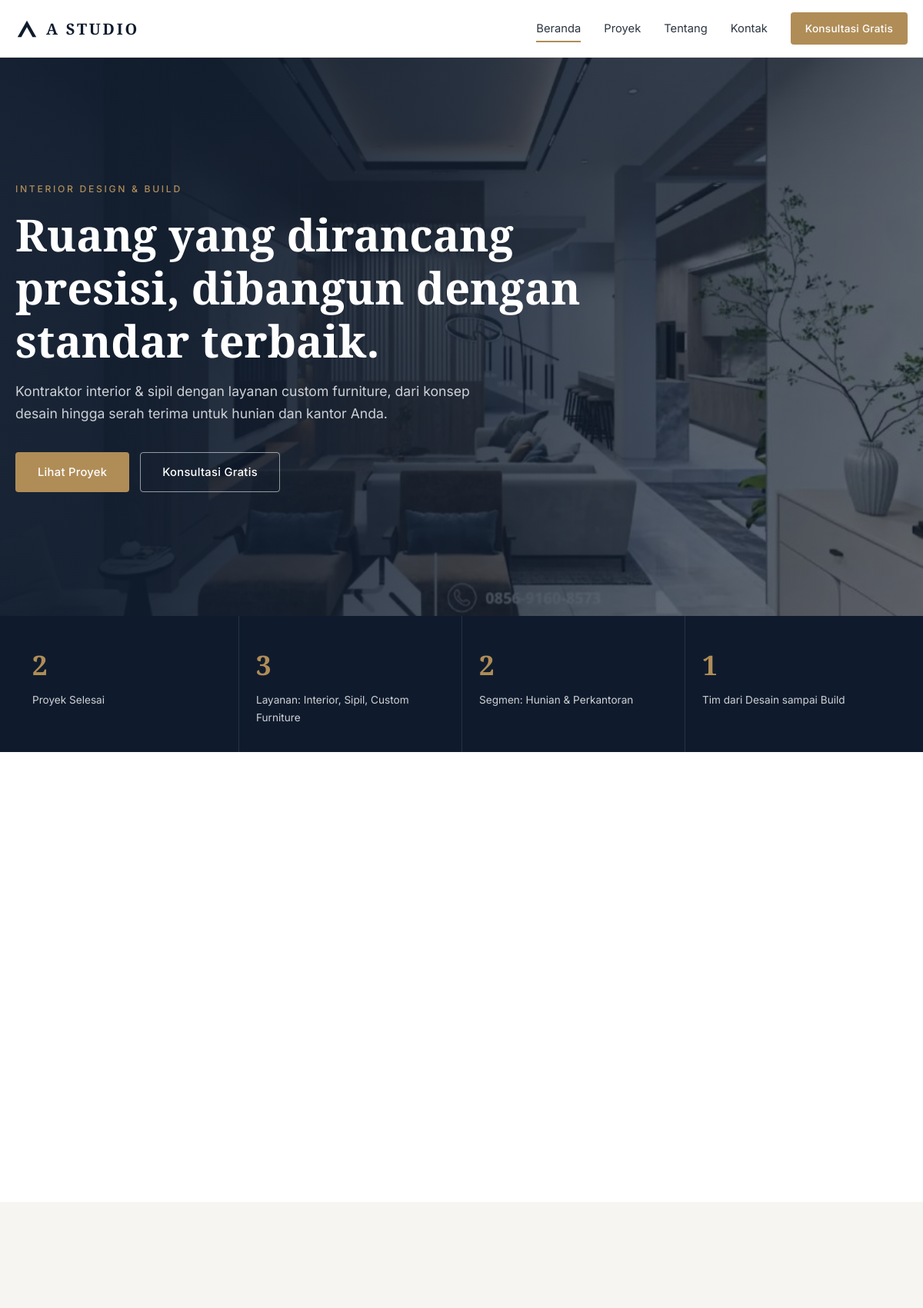
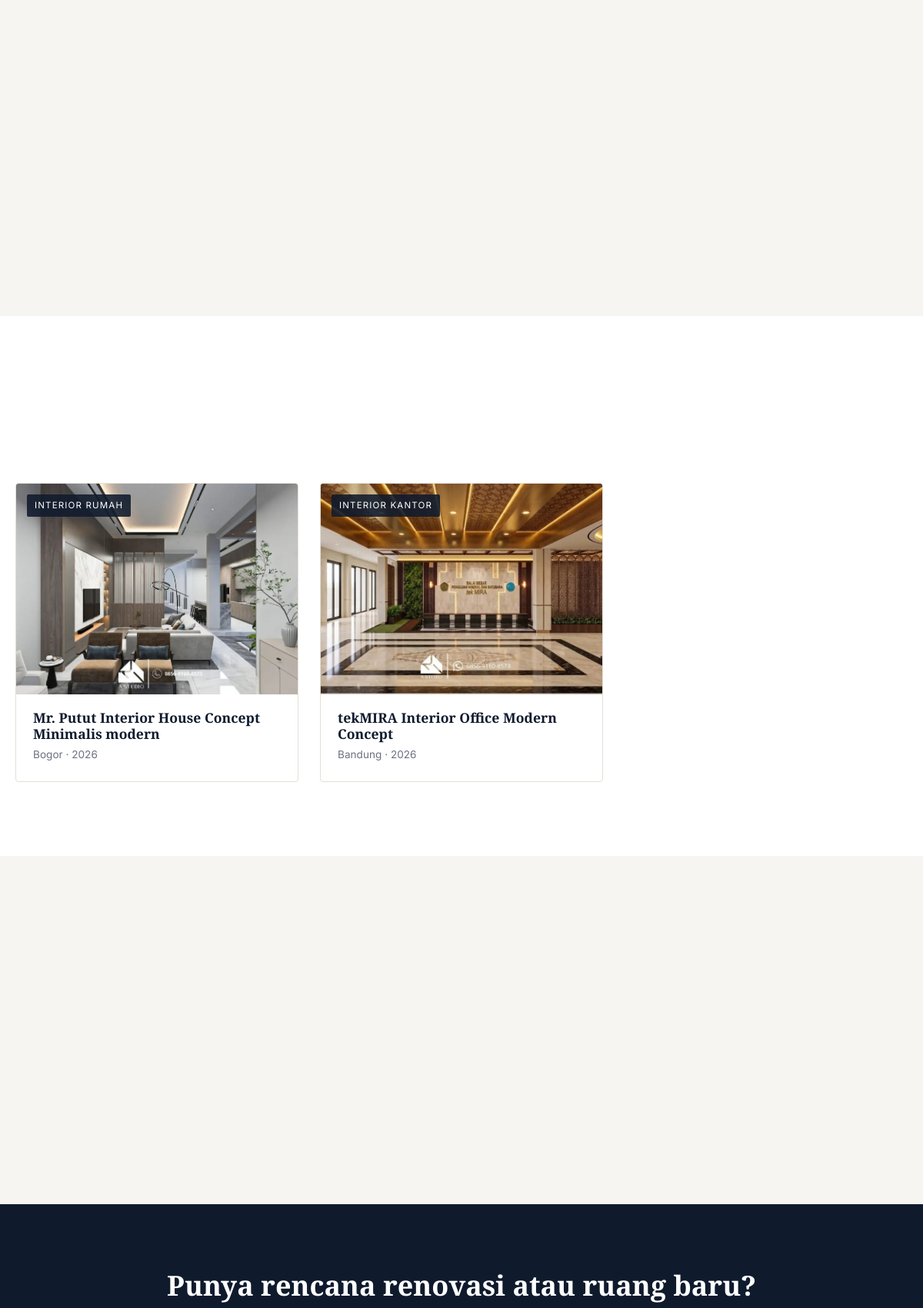
The page / (upper part) on the database its author committed (2 pictures, top to bottom).
### models.py (models this page shows, shortened)
class Setting(db.Model):
    key = db.Column(db.String(60), primary_key=True)
    value = db.Column(db.Text, default="")
    @classmethod
    def all(cls):
        data = dict(DEFAULT_SETTINGS)
        for row in cls.query.all():
            data[row.key] = row.value or ""
        return data

class ProjectImage(db.Model):
    id = db.Column(db.Integer, primary_key=True)
    project_id = db.Column(db.Integer, db.ForeignKey("project.id"), nullable=False)
    filename = db.Column(db.String(200), nullable=False)
    position = db.Column(db.Integer, default=0)
    is_cover = db.Column(db.Boolean, default=False, nullable=False)

class Project(db.Model):
    id = db.Column(db.Integer, primary_key=True)
    title = db.Column(db.String(160), nullable=False)
    slug = db.Column(db.String(180), unique=True, nullable=False, index=True)
    category = db.Column(db.String(30), nullable=False, default="house", index=True)
    client = db.Column(db.String(160))
    location = db.Column(db.String(160))
    year = db.Column(db.Integer)
    area = db.Column(db.String(60))      # contoh: "250 m²"
    scope = db.Column(db.String(160))    # contoh: "Desain & Build"
    summary = db.Column(db.String(300))
    description = db.Column(db.Text)
    is_featured = db.Column(db.Boolean, default=False, nullable=False)
    is_published = db.Column(db.Boolean, default=True, nullable=False)
    created_at = db.Column(db.DateTime, default=datetime.utcnow)
    updated_at = db.Column(db.DateTime, default=datetime.utcnow, onupdate=datetime.utcnow)
    images = db.relationship(
        "ProjectImage", backref="project", cascade="all, delete-orphan",
        order_by="ProjectImage.position",
    )
    @property
    def cover(self):
        for img in self.images:
            if img.is_cover:
                return img
        return self.images[0] if self.images else None
    @property
    def category_label(self):
        return CATEGORIES.get(self.category, self.category)

### app.py (the view)
@app.route("/")
def index():
    featured = (published_projects().filter_by(is_featured=True)
                .order_by(Project.year.desc().nulls_last(), Project.id.desc()).limit(6).all())
    if len(featured) < 6:
        ids = [p.id for p in featured]
        more = (published_projects().filter(~Project.id.in_(ids))
                .order_by(Project.year.desc().nulls_last(), Project.id.desc())
                .limit(6 - len(featured)).all())
        featured += more
    hero_project = next((p for p in featured if p.cover), None)
    total = published_projects().count()
    counts = {k: published_projects().filter_by(category=k).count() for k in CATEGORIES}
    return render_template("index.html", featured=featured, hero_project=hero_project,
                           total=total, counts=counts)

### app.py (called while the page is built)
@app.before_request
def verify_csrf():
    if request.method == "POST":
        sent = request.form.get("csrf_token", "")
        if not sent or not secrets.compare_digest(sent, session.get("_csrf", "")):
            abort(400, "Token tidak valid, coba refresh halaman.")

@app.context_processor
def inject_globals():
    s = Setting.all()
    wa = re.sub(r"\D", "", s.get("whatsapp", ""))
    if wa.startswith("0"):
        wa = "62" + wa[1:]
    text = quote("Halo A STUDIO, saya ingin konsultasi desain interior.")
    wa_link = f"https://wa.me/{wa}?text={text}" if wa else url_for("contact")
    unread = 0
    if current_user.is_authenticated:
        unread = Message.query.filter_by(is_read=False).count()
    return dict(S=s, wa_link=wa_link, csrf_token=csrf_token, unread_count=unread,
                now_year=datetime.now().year)

def img_url(filename):
    if filename.startswith("http"):
        return filename
    return url_for("static", filename="uploads/" + filename)

def published_projects():
    return Project.query.filter_by(is_published=True)

### templates/index.html (shortened to what this page needs)
{% extends "base.html" %}
{% from "_macros.html" import card, cover %}
{% block content %}
<section class="hero" {% if hero_project and hero_project.cover %}style="--hero-img:url('{{ img_url( hero_project.cover.filename) }}')"{% endif %}>
  <div class="container hero-in">
    <p class="eyebrow">{{ S.tagline }}</p>
    <h1>{{ S.hero_title }}</h1>
    <p class="lead">{{ S.hero_subtitle }}</p>
    <div class="hero-cta">
      <a href="{{ url_for('projects') }}" class="btn btn-gold">Lihat Proyek</a>
      <a href="{{ wa_link }}" class="btn btn-outline-light" {% if 'wa.me' in wa_link %}target="_blank" rel="noopener"{% endif %}>Konsultasi Gratis</a>
    </div>
  </div>
</section>
<section class="stats">
  <div class="container stats-grid">
    <div><strong>{{ total }}{% if total >= 20 %}+{% endif %}</strong><span>Proyek Selesai</span></div>
    <div><strong>3</strong><span>Layanan: Interior, Sipil, Custom Furniture</span></div>
    <div><strong>2</strong><span>Segmen: Hunian &amp; Perkantoran</span></div>
    <div><strong>1</strong><span>Tim dari Desain sampai Build</span></div>
  </div>
</section>
<section class="section">
  <div class="container split">
  </div>
</section>
<section class="section alt">
  <div class="container">
    <div class="grid-3">
    </div>
  </div>
</section>
<section class="section">
  <div class="container">
    {% if featured %}
    <div class="grid-3">{% for p in featured %}{{ card(p) }}{% endfor %}</div>
    {% else %}<p class="empty">Belum ada proyek yang dipublikasikan.</p>{% endif %}
  </div>
</section>
<section class="section alt">
  <div class="container">
    <div class="steps">
    </div>
  </div>
</section>
<section class="cta">
  <div class="container cta-in">
    <h2>Punya rencana renovasi atau ruang baru?</h2>
  </div>
</section>
{% endblock %}

### templates/base.html (shortened to what this page needs)
<!doctype html>
<html lang="id">
<head>
  <link rel="stylesheet" href="{{ url_for('static', filename='css/style.css') }}">
</head>
<body>
<header class="nav" id="nav">
  <div class="container nav-in">
    <a href="{{ url_for('index') }}" class="logo" aria-label="{{ S.company_name }}">
      <svg viewBox="0 0 32 32" width="30" height="30" aria-hidden="true"><path d="M3 28 16 5l13 23h-5.2L16 14.2 8.2 28z" fill="currentColor"/></svg>
      <span>{{ S.company_name }}</span>
    </a>
    <nav class="menu" id="menu">
      <a href="{{ url_for('index') }}" class="{{ 'on' if request.endpoint == 'index' }}">Beranda</a>
      <a href="{{ url_for('projects') }}" class="{{ 'on' if request.endpoint in ('projects','project_detail') }}">Proyek</a>
      <a href="{{ url_for('about') }}" class="{{ 'on' if request.endpoint == 'about' }}">Tentang</a>
      <a href="{{ url_for('contact') }}" class="{{ 'on' if request.endpoint == 'contact' }}">Kontak</a>
      <a href="{{ wa_link }}" class="btn btn-gold btn-sm" {% if 'wa.me' in wa_link %}target="_blank" rel="noopener"{% endif %}>Konsultasi Gratis</a>
    </nav>
  </div>
</header>
<main>{% block content %}{% endblock %}</main>
</body>
</html>

### templates/_macros.html
{% macro cover(p) %}
{% if p.cover %}
<img src="{{ img_url( p.cover.filename) }}" alt="{{ p.title }}" loading="lazy">
{% else %}
<div class="ph ph-{{ p.category }}"><span>{{ p.title[:1] }}</span></div>
{% endif %}
{% endmacro %}
{% macro card(p) %}
<a class="pcard" href="{{ url_for('project_detail', slug=p.slug) }}">
  <div class="pcard-media">{{ cover(p) }}<span class="tag">{{ p.category_label }}</span></div>
  <div class="pcard-body">
    <h3>{{ p.title }}</h3>
    <p class="meta">{% if p.location %}{{ p.location }}{% endif %}{% if p.location and p.year %} · {% endif %}{% if p.year %}{{ p.year }}{% endif %}</p>
  </div>
</a>
{% endmacro %}

### static/css/style.css (style rules this page uses)
:root { --navy:#0f1b2d; --ink:#171c24; --gold:#b08d57; --gold-d:#977746; --paper:#f7f5f1; --white:#fff; --line:#e4dfd6; --muted:#6b7280; --serif:'Playfair Display',Georgia,serif; --sans:'Inter',system-ui,sans-serif; --r:4px; --shadow:0 10px 30px rgba(15,27,45,.08); }
* { box-sizing:border-box;margin:0;padding:0 }
html { scroll-behavior:smooth }
body { font-family:var(--sans);color:var(--ink);background:var(--white);line-height:1.65;-webkit-font-smoothing:antialiased }
img { max-width:100%;display:block }
a { color:inherit;text-decoration:none }
.container { width:min(1180px,100% - 40px);margin-inline:auto }
h1,h2,h3,h4 { font-family:var(--serif);font-weight:600;line-height:1.2;color:var(--navy) }
h1 { font-size:clamp(2.1rem,5vw,3.6rem) }
h2 { font-size:clamp(1.6rem,3vw,2.3rem) }
h3 { font-size:1.25rem }
.btn { display:inline-block;padding:13px 28px;border-radius:var(--r);font-weight:500;font-size:.92rem;letter-spacing:.02em;border:1px solid transparent;cursor:pointer;transition:.2s;font-family:var(--sans) }
.btn-sm { padding:9px 18px;font-size:.85rem }
.btn-gold { background:var(--gold);color:#fff }
.btn-outline-light { border-color:rgba(255,255,255,.55);color:#fff }
.eyebrow { text-transform:uppercase;letter-spacing:.22em;font-size:.76rem;color:var(--gold);font-weight:500;margin-bottom:14px }
.lead { font-size:1.1rem;max-width:620px;color:inherit;opacity:.88;margin-top:16px }
.nav { position:sticky;top:0;z-index:50;background:rgba(255,255,255,.96);backdrop-filter:blur(8px);border-bottom:1px solid var(--line) }
.nav-in { display:flex;align-items:center;justify-content:space-between;height:74px }
.logo { display:flex;align-items:center;gap:10px;color:var(--navy);font-family:var(--serif);font-weight:700;font-size:1.25rem;letter-spacing:.14em }
.menu { display:flex;align-items:center;gap:30px;font-size:.92rem }
.menu a:not(.btn) { position:relative;padding:6px 0;color:#2b3440 }
.menu a:not(.btn)::after { content:"";position:absolute;left:0;bottom:0;height:2px;width:0;background:var(--gold);transition:.25s }
.menu a:not(.btn):hover::after,.menu a.on::after { width:100% }
.hero { position:relative;min-height:calc(100vh - 74px);max-height:820px;display:flex;align-items:center;color:#fff; background:linear-gradient(105deg,rgba(15,27,45,.95) 20%,rgba(15,27,45,.55)),var(--hero-img,linear-gradient(135deg,#0f1b2d,#243a5e 60%,#3a4d6e)); background-size:cover;background-position:center }
.hero h1 { color:#fff;max-width:820px }
.hero-in { padding:90px 0 }
.hero .lead { color:#e6e9ee }
.hero-cta { display:flex;gap:14px;flex-wrap:wrap;margin-top:36px }
.stats { background:var(--navy);color:#fff }
.stats-grid { display:grid;grid-template-columns:repeat(4,1fr) }
.stats-grid div { padding:34px 22px;border-left:1px solid rgba(255,255,255,.1);display:flex;flex-direction:column;gap:6px }
.stats-grid div:first-child { border-left:0 }
.stats-grid strong { font-family:var(--serif);font-size:2.2rem;color:var(--gold) }
.stats-grid span { font-size:.85rem;opacity:.8 }
.section { padding:96px 0 }
.section.alt { background:var(--paper) }
.split { display:grid;grid-template-columns:1fr 1fr;gap:64px;align-items:center }
.grid-3 { display:grid;grid-template-columns:repeat(3,1fr);gap:28px }
.steps { display:grid;grid-template-columns:repeat(4,1fr);gap:24px }
.cta { background:var(--navy);color:#fff;text-align:center;padding:84px 0 }
.cta h2 { color:#fff;margin-bottom:12px }
.pcard { display:block;background:#fff;border-radius:var(--r);overflow:hidden;border:1px solid var(--line);transition:.3s }
.pcard-media { position:relative;aspect-ratio:4/3;overflow:hidden;background:#e9e5de }
.pcard-media img { width:100%;height:100%;object-fit:cover;transition:transform .6s }
.tag { position:absolute;left:14px;top:14px;background:rgba(15,27,45,.88);color:#fff;font-size:.72rem;letter-spacing:.1em;text-transform:uppercase;padding:5px 10px;border-radius:2px }
.pcard-body { padding:20px 22px 24px }
.pcard-body h3 { font-size:1.1rem;margin-bottom:4px }
.meta { font-size:.85rem;color:var(--muted) }

### rows shown on the page
Setting: company_name "A STUDIO"
ProjectImage: is_cover+filename (picture)
Setting: tagline "INTERIOR DESIGN & BUILD"
Setting: hero_title "Ruang yang dirancang presisi, dibangun dengan standar terbaik."
Setting: hero_subtitle "Kontraktor interior & sipil dengan layanan custom furniture, dari konsep desain hingga serah terima untuk hunian dan kantor Anda."
Project: filename (picture), category_label "INTERIOR RUMAH", title "Mr. Putut Interior House Concept Minimalis modern", location "Bogor", year "2026"
Project: filename (picture), category_label "INTERIOR KANTOR", title "tekMIRA Interior Office Modern Concept", location "Bandung", year "2026"

### other values the page prints
{{ total }} "2"
